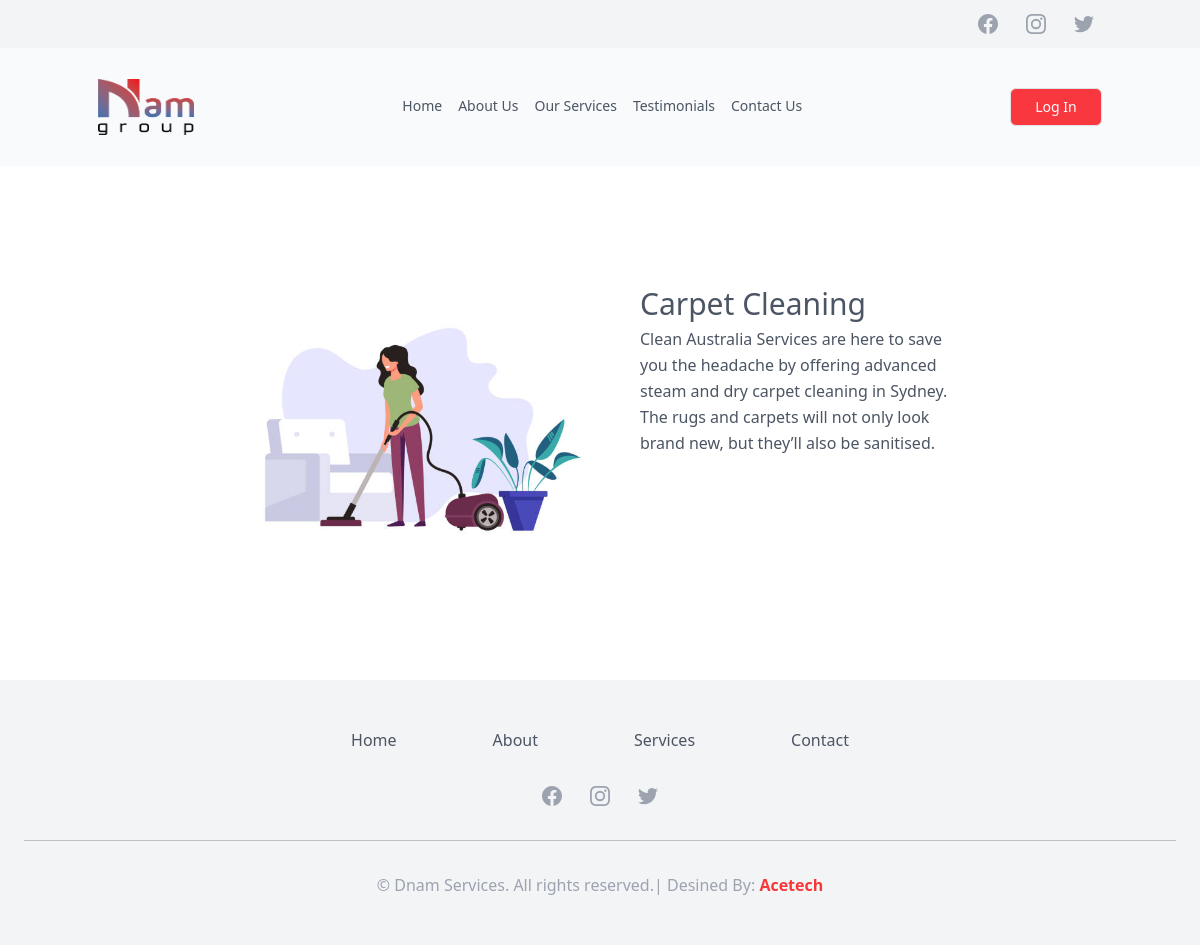
The app's page /servicedetail/8 with its own data.
### dnamservices/models.py (models this page shows, shortened)
class Services(models.Model):
    name = models.CharField(max_length=50)
    image = models.ImageField(upload_to='media/services')
    detail = models.TextField()
    fade = models.CharField(max_length=50)

### dnamservices/views.py (the view)
# urls.py: path('servicedetail/<str:pk>', ServiceDetailView, name="servicedetail"),
def ServiceDetailView(request, pk):
    template_name = "dnam/landingpages/servicedetail.html"
    service = Services.objects.get(id=pk)
    context = {
        'service':service
    }
    return render(request, template_name, context)

### theme/templates/dnam/landingpages/servicedetail.html
{% extends 'homebase.html' %}
{% block body-content %}
<section class="text-gray-600 body-font overflow-hidden">
    <div class="container px-5 py-24 mx-auto">
      <div class="lg:w-4/5 mx-auto flex flex-wrap">
        <img src="{{service.image.url}}" class="lg:w-1/2 w-full lg:h-auto h-64 object-cover object-center rounded"  alt="services">
        <div class="lg:w-1/2 w-full lg:pl-10 lg:py-6 mt-6 lg:mt-0">
          <h1 class="text-gray-600 text-3xl title-font font-medium mb-1">{{service.name}}</h1>
          <p class="leading-relaxed">{{service.detail}}</p>
        </div>
      </div>
    </div>
</section>
{% endblock body-content %}

### records on screen
Services: image (picture), name "Carpet Cleaning", detail "Clean Australia Services are here to save you the headache by offering advanced steam and dry carpet cleaning in Sydney. The rugs and carpets will not only look brand new, but they’ll also be sanitised."
